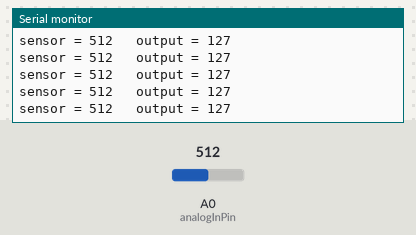
Recording of a sketch running on a simulated Arduino Uno, built with avr-gcc and run on an emulated ATmega328P. Parts: the last lines printed to the serial monitor. Inputs (shaded band) come from the test bench; at power-on: A0 (analogInPin) = 512.

Above: at 1.2 s.
1.3 s: A0 (analogInPin) set to 716
At 1.68 s:
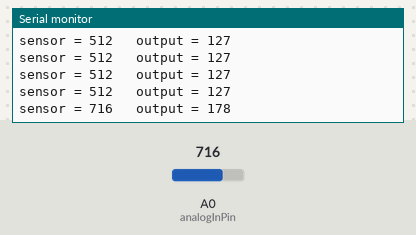
2.8 s: A0 (analogInPin) set to 900
At 2.94 s:
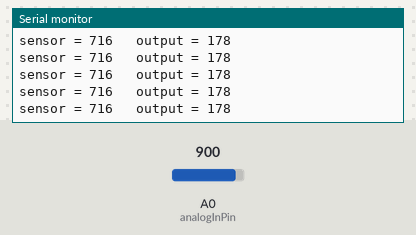
Timing chart, 0 to 5.8 s (numbered marks = the images above; inputs shaded):
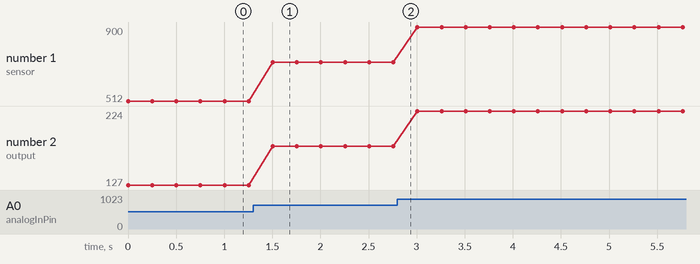

The sketch:

SerialArduinoExample.ino
```cpp
/*
This Arduino sketch reads values from a sensor and sends it
out through serial.

Based on example code by Tom Igoe.

 */

// A0 will be the pin the sensor will be connected to.
//If using a 3 pin pot or sensor, typically the middle pin
//will be the one to connect to A0.  One of the other pins
//needs to be connected to +5, and the other pin to ground.
const int analogInPin = A0;

//If you would like to also write the sensor/pot value out to
//another piece of hardware like a servo or LED, uncomment the following line.

//const int analogOutPin = 9;

//first we initialize some variables
int sensorValue = 0;
int outputValue = 0;

void setup() {
  // initialize serial with a baud rate of 9600
  Serial.begin(9600);
}

void loop() {
  // read the analog in value:
  sensorValue = analogRead(analogInPin);
  // map it to the range of the analog out:
  outputValue = map(sensorValue, 0, 1023, 0, 255);

  //If yoi want to send values out of pin 9, uncomment the following line.
  //analogWrite(analogOutPin, outputValue);

  // print the results to the serial monitor:
  Serial.print("sensor = " );
  Serial.print(sensorValue);
  Serial.print("\t output = ");
  Serial.println(outputValue);

//Setting the delay amount controls how often "serial.Serial.readline()" in our Python
//program will return a series of values.  The effect is that the higher this number is, the
//slower the model will update its position.  Currently this is set for .25 seconds.
  delay(250);
}
```

Measured:
- after the input at 1.3 s, the serial monitor: prints a new line after 0.20 s (image 1)
- plotted number 1: 512 → 716 after the input at 1.3 s, 716 → 900 after the input at 2.8 s
- plotted number 2: 127 → 178 after the input at 1.3 s, 178 → 224 after the input at 2.8 s
